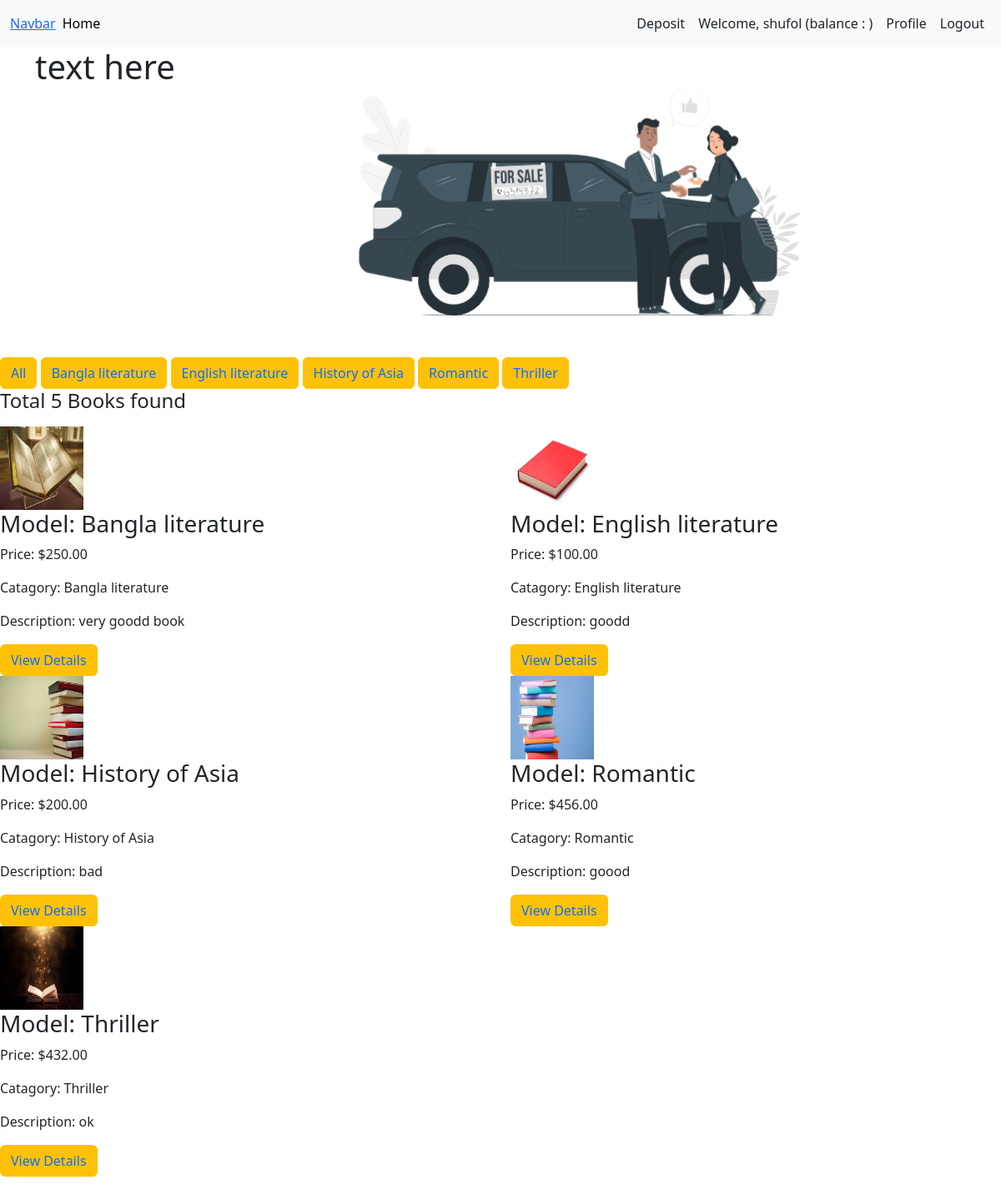
The app's page / (signed in) with its own data.
### first_app/models.py (models this page shows, shortened)
class Catagory(models.Model):
    name = models.CharField(max_length=50)
    slug = models.SlugField(max_length=50, unique=True, null=True, blank=True)
    def __str__(self):
        return self.name

class Book(models.Model):
    user = models.ForeignKey(User, on_delete=models.CASCADE, default=1)
    Catagory = models.ForeignKey(Catagory,on_delete = models.CASCADE)
    name = models.CharField(max_length=100)
    description = models.TextField()
    quantity = models.IntegerField(default=0)
    price = models.DecimalField(max_digits=10, decimal_places=2)
    image = models.ImageField(upload_to='uploads/', blank=True, null=True)

### first_app/views.py (the view)
# urls.py: path('', views.home, name='home'),
def home(request, Catagory_slug = None):
    Books = Book.objects.all()
    if Catagory_slug is not None:
        Catagorys = Catagory.objects.get(slug = Catagory_slug)
        Books = Book.objects.filter(Catagory = Catagorys)
    Catagorys = Catagory.objects.all()
    return render(request, 'home.html', {'Catagorys': Catagorys, 'Books': Books})

### templates/home.html (shortened to what this page needs)
{% extends "base.html" %}
{% block content %}
<div class="container d-flex">
    <div class='col-4'>
        <h1>text here</h1>
    </div>
    <div class='col-6'>
    </div>
</div>
<button type="button" class="btn btn-warning"><a href="{% url 'all_Books' %}" style="text-decoration: none;">All</a></button>
{% for Catagory in Catagorys %}
<button type="button" class="btn btn-warning"><a href='{% url "Catagory" Catagory.slug %}' style="text-decoration: none;">{{Catagory}}</a> </button>
{% endfor %}
<h4>Total {{Books | length}} Books found</h4>
<div class='d-flex row my-3'>
    {% for Book in Books %}
        <div class='col-6'>
            <img style='width:100px; height:100px' src="{{ Book.image.url }}" alt="{{ Book.name }}">
            <h3>Model: {{ Book.name }}</h3>
            <p>Price: ${{ Book.price }}</p>
            <p>Catagory: {{ Book.Catagory.name }}</p>
            <p>Description: {{Book.description}}</p>
            <button type="button" class="btn btn-warning"><a href="{% url 'bookDetails' Book.id %}" style="text-decoration: none;">View Details</a></button>
        </div>
    {% endfor %}
</div>
{% endblock content %}

### templates/base.html (shortened to what this page needs)
<!DOCTYPE html>
<html lang="en">
<head>
    <link href="https://cdn.jsdelivr.net/npm/bootstrap@5.3.2/dist/css/bootstrap.min.css" rel="stylesheet">
</head>
<body>
    <nav class="navbar navbar-expand-lg bg-body-tertiary">
        <div class="container-fluid">
          <a class="navbar-Catagory" href="#">Navbar</a>
          <div class="collapse navbar-collapse" id="navbarSupportedContent">
            <ul class="navbar-nav me-auto mb-2 mb-lg-0">
              <li class="nav-item">
                <a class="nav-link active" aria-current="page" href={% url "home" %}>Home</a>
              </li>
            </ul>
            <div class="d-flex">
                <ul class="navbar-nav me-auto mb-2 mb-lg-0">
                  {% if request.user.is_authenticated %}
                  <li class="nav-item">
                    <a class="nav-link btn btn-warning text-dark" href="{% url 'deposiMoney'%}">
                      Deposit
                    </a>
                  </li>
                  <div class="nav-link btn btn-warning text-dark">Welcome, {{ request.user.first_name }} (balance : {{request.user.balance}}) </div>
                  <li class="nav-item">
                    <a class="nav-link btn btn-warning text-dark" href='{% url "profile" %}'>Profile</a>
                  </li>
                  <li class="nav-item">
                    <a class="nav-link btn btn-primary text-dark" href='{% url "userLogout" %}'>Logout</a>
                  </li>
                    {% endif %}
                </ul>
            </div>
          </div>
        </div>
      </nav>
      {% block content %}
      {% endblock content %}
</body>
</html>

### records on screen
Catagory: name "Bangla literature"
Catagory: name "English literature"
Catagory: name "History of Asia"
Catagory: name "Romantic"
Catagory: name "Thriller"
Book: image (picture), name "Bangla literature", price "250.00", Catagory.name "Bangla literature", description "very goodd book"
Book: image (picture), name "English literature", price "100.00", Catagory.name "English literature", description "goodd"
Book: image (picture), name "History of Asia", price "200.00", Catagory.name "History of Asia", description "bad"
Book: image (picture), name "Romantic", price "456.00", Catagory.name "Romantic", description "goood"
Book: image (picture), name "Thriller", price "432.00", Catagory.name "Thriller", description "ok"

### other values on screen
{{ request.user.first_name }} "shufol"
{{ Books | length }} "5"
